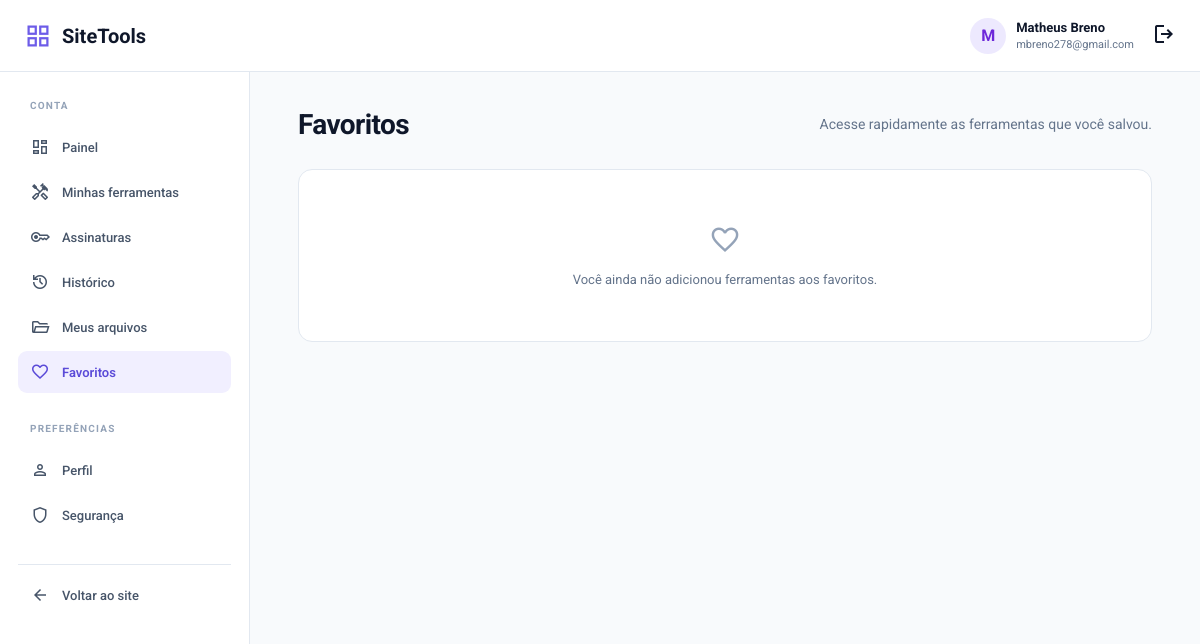
Before: /account/favorites.php (signed in) with the older database file.
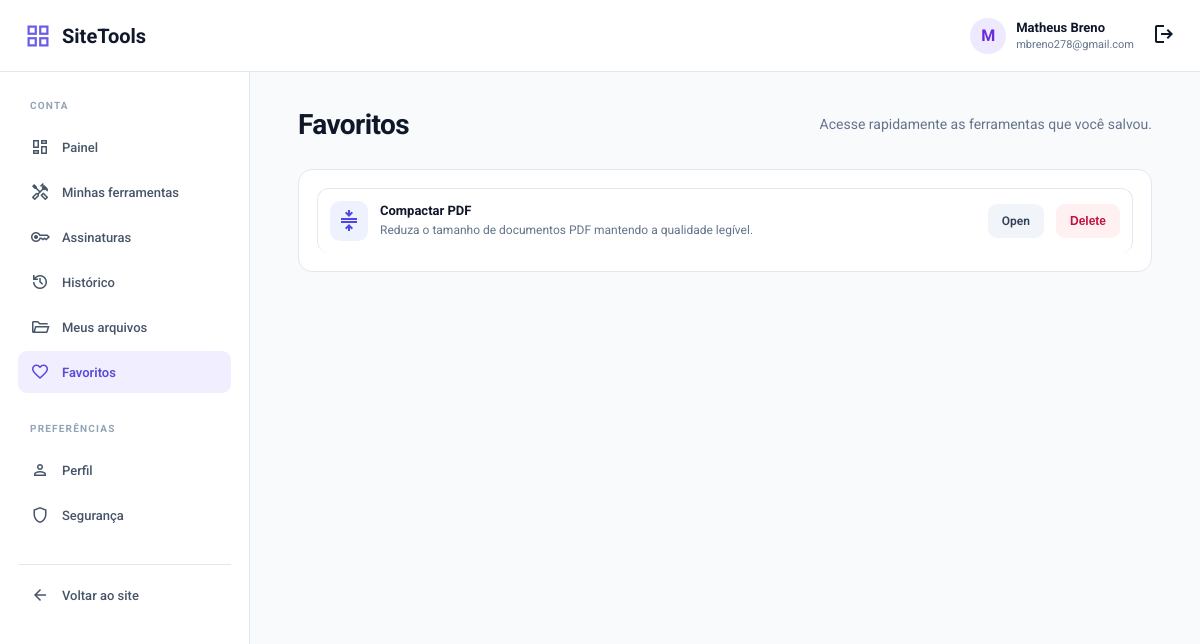
After: the same page with the newer database file.
### tables this page shows
CREATE TABLE IF NOT EXISTS `tools` (
  `id` int UNSIGNED NOT NULL AUTO_INCREMENT,
  `name` varchar(120) NOT NULL,
  `slug` varchar(160) NOT NULL,
  `description` varchar(255) NOT NULL,
  `category` varchar(80) NOT NULL,
  `category_id` bigint UNSIGNED DEFAULT NULL,
  `icon` varchar(80) DEFAULT 'build',
  `handler` varchar(80) NOT NULL,
  `meta_title` varchar(160) DEFAULT NULL,
  `meta_description` varchar(255) DEFAULT NULL,
  `is_active` tinyint(1) NOT NULL DEFAULT '1',
  `status` varchar(20) NOT NULL DEFAULT 'active' COMMENT 'active|development|unavailable',
  `sort_order` int NOT NULL DEFAULT '0',
  `is_featured` tinyint(1) NOT NULL DEFAULT '0',
  `is_beta` tinyint(1) NOT NULL DEFAULT '0',
  `version` varchar(20) DEFAULT NULL,
  `max_file_size` int UNSIGNED DEFAULT NULL,
  `access_type` varchar(20) NOT NULL DEFAULT 'free' COMMENT 'free|login|paid|development|unavailable',
  `created_at` timestamp NULL DEFAULT CURRENT_TIMESTAMP,
  `updated_at` timestamp NULL DEFAULT NULL ON UPDATE CURRENT_TIMESTAMP,
  PRIMARY KEY (`id`),
  UNIQUE KEY `slug` (`slug`)
);

### config/user-area.php (called while the page is built, shortened)
<?php
function user_area_e(?string $value): string
{
    return htmlspecialchars($value ?? '', ENT_QUOTES | ENT_SUBSTITUTE, 'UTF-8');
}

### account/favorites.php (the view, shortened to what this page needs)
<?php
require __DIR__ . '/_bootstrap.php';
$uid = (int) $currentUser['id'];
$rows = [];
try {
    $q = $pdo->prepare(
        'SELECT t.id, t.name, t.slug, t.description, t.icon
         FROM user_favorites f
         INNER JOIN tools t ON t.id = f.tool_id
         WHERE f.user_id = :uid AND t.is_active = 1
         ORDER BY f.created_at DESC'
    );
    $q->execute(['uid' => $uid]);
    $rows = $q->fetchAll(PDO::FETCH_ASSOC) ?: [];
} catch (Throwable $e) {
    error_log('[account/favorites] ' . $e->getMessage());
}
?>
<section class="ua-panel">
    <div class="ua-list">
        <?php if (!$rows): ?>
            <div class="ua-empty"><span class="material-symbols-outlined">favorite_border</span>Você ainda não adicionou ferramentas aos favoritos.</div>
        <?php else: foreach ($rows as $r): ?>
            <div class="ua-list-row">
                <div class="ua-tool-icon"><span class="material-symbols-outlined"><?= user_area_e((string) ($r['icon'] ?: 'build')) ?></span></div>
                <div class="ua-row-content">
                    <strong><?= user_area_e((string) $r['name']) ?></strong>
                    <small><?= user_area_e((string) ($r['description'] ?? '')) ?></small>
                </div>
                <a class="ua-button ua-button--light" href="../page.php?slug=<?= rawurlencode((string) $r['slug']) ?>">Open</a>
                <button class="ua-button ua-button--danger" type="button" data-favorite-toggle="<?= (int) $r['id'] ?>" data-active="1">Delete</button>
            </div>
        <?php endforeach; endif; ?>
    </div>
</section>

Changed rows visible on the page:
now on this page (row edited): tools: name "Compactar PDF", description "Reduza o tamanho de documentos PDF mantendo a qualidade legível."
Other visible differences:
text no longer shown: "Você ainda não adicionou ferramentas aos favoritos."
